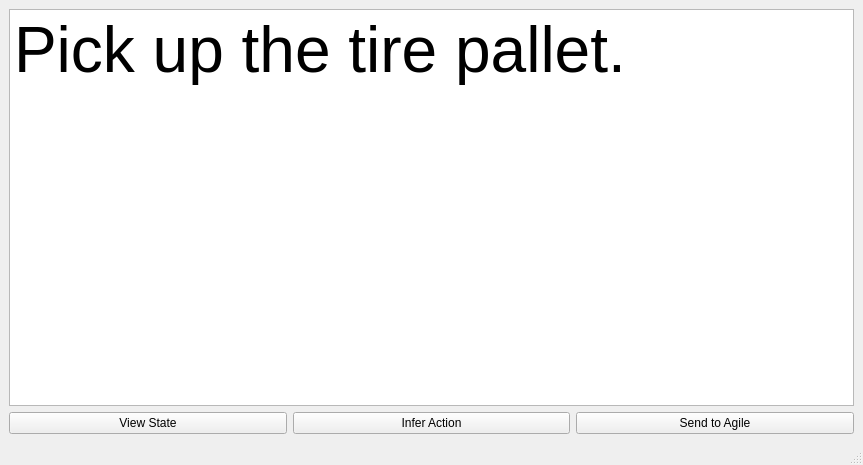
<?xml version="1.0" encoding="UTF-8"?>
<ui version="4.0">
 <class>MainWindow</class>
 <widget class="QMainWindow" name="MainWindow">
  <property name="geometry">
   <rect>
    <x>0</x>
    <y>0</y>
    <width>863</width>
    <height>465</height>
   </rect>
  </property>
  <property name="windowTitle">
   <string>Agile Commander</string>
  </property>
  <widget class="QWidget" name="centralwidget">
   <layout class="QGridLayout" name="gridLayout">
    <item row="0" column="0" colspan="3">
     <widget class="QPlainTextEdit" name="commandEdit">
      <property name="font">
       <font>
        <pointsize>48</pointsize>
       </font>
      </property>
      <property name="plainText">
       <string>Pick up the tire pallet.</string>
      </property>
     </widget>
    </item>
    <item row="1" column="0">
     <widget class="QPushButton" name="viewStateButton">
      <property name="text">
       <string>View State</string>
      </property>
     </widget>
    </item>
    <item row="1" column="1">
     <widget class="QPushButton" name="submitButton">
      <property name="text">
       <string>Infer Action</string>
      </property>
      <property name="shortcut">
       <string>B</string>
      </property>
     </widget>
    </item>
    <item row="1" column="2">
     <widget class="QPushButton" name="sendActionButton">
      <property name="text">
       <string>Send to Agile</string>
      </property>
      <property name="shortcut">
       <string>PgDown</string>
      </property>
     </widget>
    </item>
   </layout>
  </widget>
  <widget class="QMenuBar" name="menubar">
   <property name="geometry">
    <rect>
     <x>0</x>
     <y>0</y>
     <width>863</width>
     <height>25</height>
    </rect>
   </property>
  </widget>
  <widget class="QStatusBar" name="statusbar"/>
 </widget>
 <resources/>
 <connections/>
</ui>
